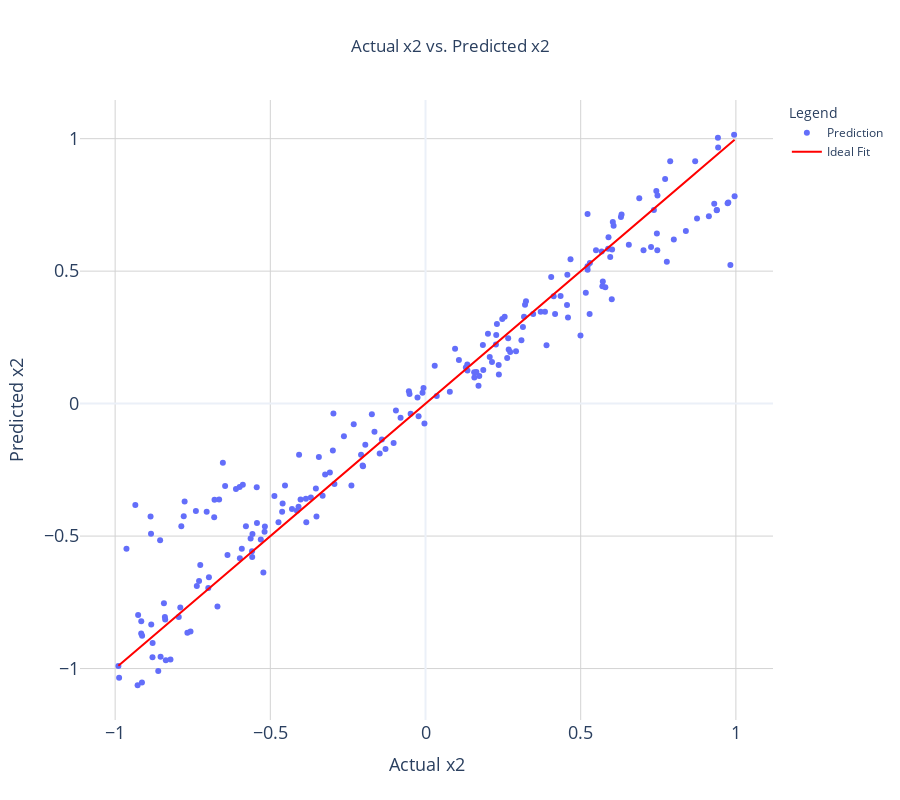

This figure's notebook cell:
### Code cell
import plotly.graph_objects as go
import numpy as np

actual_x2 = y_test_tensor.numpy()
predicted_x2 = predicted_x2.numpy()

fig = go.Figure()
fig.add_trace(go.Scatter(x=actual_x2[:,0], y=predicted_x2, mode='markers', name='Prediction'))
fig.add_trace(go.Scatter(x=actual_x2[:,0], y=actual_x2[:,0], mode='lines', name='Ideal Fit', line=dict(color='red')))

fig.update_layout(
    title="Actual x2 vs. Predicted x2",

    xaxis=dict(
        title='Actual x2',
        # type='log',
        title_font=dict(size=18),
        tickfont=dict(size=18),
        showgrid=True,
        gridcolor='lightgrey'
    ),

    yaxis=dict(
        title="Predicted x2",
        # type='log',
        title_font=dict(size=18),
        tickfont=dict(size=18),
        showgrid=True,
        gridcolor='lightgrey'
    ),

    legend_title="Legend",
    width=900, height=800,
    title_x=0.5,
    title_y=0.95,
    template='plotly_white'
)

fig.show()

### Figure 1 — Plotly figure (JSON) as saved in the notebook; plotly's stock layout.template omitted (floating-point values rounded to 4 significant figures; data arrays with more than 128 entries replaced by an {"elided": "..."} marker saying what was removed)
{"data": [{"mode": "markers", "name": "Prediction", "type": "scatter", "x": {"elided": "200 float values"}, "y": {"elided": "200 float values"}}, {"line": {"color": "red"}, "mode": "lines", "name": "Ideal Fit", "type": "scatter", "x": {"elided": "200 float values"}, "y": {"elided": "200 float values"}}], "layout": {"height": 800, "legend": {"title": {"text": "Legend"}}, "title": {"text": "Actual x2 vs. Predicted x2", "x": 0.5, "y": 0.95}, "width": 900, "xaxis": {"gridcolor": "lightgrey", "showgrid": true, "tickfont": {"size": 18}, "title": {"font": {"size": 18}, "text": "Actual x2"}}, "yaxis": {"gridcolor": "lightgrey", "showgrid": true, "tickfont": {"size": 18}, "title": {"font": {"size": 18}, "text": "Predicted x2"}}}}
